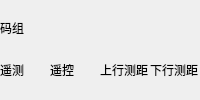
        <widget class="QWidget" name="widget" native="true">
         <property name="sizePolicy">
          <sizepolicy hsizetype="Preferred" vsizetype="Fixed">
           <horstretch>0</horstretch>
           <verstretch>0</verstretch>
          </sizepolicy>
         </property>
         <property name="minimumSize">
          <size>
           <width>0</width>
           <height>60</height>
          </size>
         </property>
         <layout class="QVBoxLayout" name="verticalLayout">
          <property name="spacing">
           <number>0</number>
          </property>
          <property name="leftMargin">
           <number>0</number>
          </property>
          <property name="topMargin">
           <number>0</number>
          </property>
          <property name="rightMargin">
           <number>0</number>
          </property>
          <property name="bottomMargin">
           <number>0</number>
          </property>
          <item>
           <widget class="QLabel" name="label_20">
            <property name="minimumSize">
             <size>
              <width>0</width>
              <height>28</height>
             </size>
            </property>
            <property name="maximumSize">
             <size>
              <width>16777215</width>
              <height>28</height>
             </size>
            </property>
            <property name="text">
             <string>码组</string>
            </property>
           </widget>
          </item>
          <item>
           <layout class="QHBoxLayout" name="horizontalLayout">
            <item>
             <widget class="QLabel" name="label_22">
              <property name="minimumSize">
               <size>
                <width>0</width>
                <height>28</height>
               </size>
              </property>
              <property name="maximumSize">
               <size>
                <width>16777215</width>
                <height>28</height>
               </size>
              </property>
              <property name="text">
               <string>遥测</string>
              </property>
             </widget>
            </item>
            <item>
             <widget class="QLabel" name="label_21">
              <property name="text">
               <string>遥控</string>
              </property>
             </widget>
            </item>
            <item>
             <widget class="QLabel" name="label_23">
              <property name="minimumSize">
               <size>
                <width>0</width>
                <height>28</height>
               </size>
              </property>
              <property name="maximumSize">
               <size>
                <width>16777215</width>
                <height>28</height>
               </size>
              </property>
              <property name="text">
               <string>上行测距</string>
              </property>
             </widget>
            </item>
            <item>
             <widget class="QLabel" name="label_24">
              <property name="minimumSize">
               <size>
                <width>0</width>
                <height>28</height>
               </size>
              </property>
              <property name="maximumSize">
               <size>
                <width>16777215</width>
                <height>28</height>
               </size>
              </property>
              <property name="text">
               <string>下行测距</string>
              </property>
             </widget>
            </item>
           </layout>
          </item>
         </layout>
        </widget>
